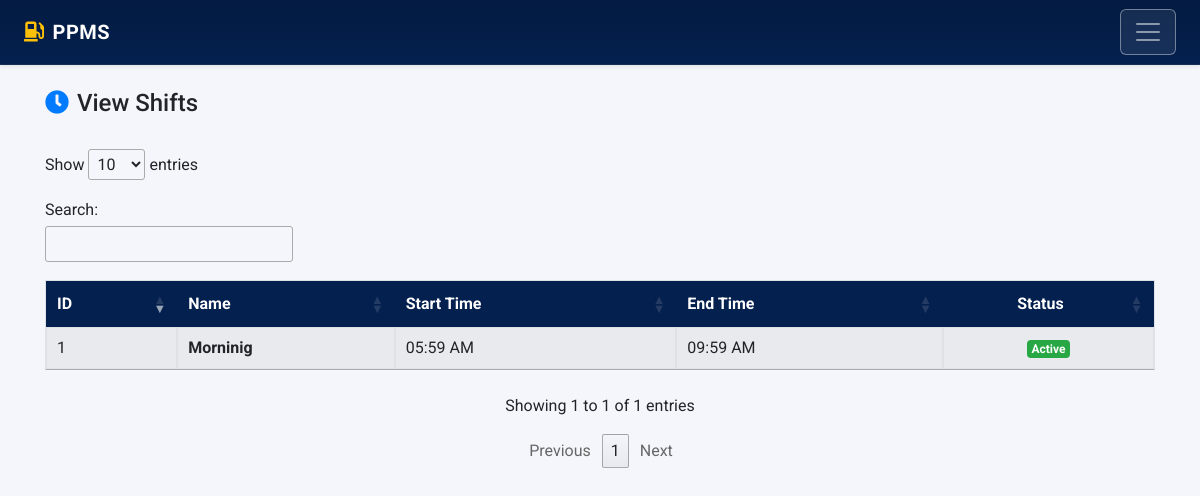
/shifts/shifts-list.php (signed in), run on the app's committed database.
### tables this page shows
CREATE TABLE `tbl_shifts` (
  `id` int(11) NOT NULL,
  `name` varchar(128) NOT NULL,
  `start_time` time NOT NULL,
  `end_time` time NOT NULL,
  `status` enum('Active','Inactive') NOT NULL DEFAULT 'Active',
  `deleted_at` datetime DEFAULT NULL
);

### include/permissions.php (called while the page is built, shortened)
<?php
require_once __DIR__ . '/config.php';
function has_permission($module_slug, $action) {
    global $connection;
    $user_id = intval($_SESSION['loggedInUser']);
    $user_res = mysqli_query($connection, "SELECT type, role_id FROM tbl_accounts WHERE id = '$user_id' LIMIT 1");
    if (!$user_res || !($user = mysqli_fetch_assoc($user_res))) {
        return false;
    }
    $role_id = intval($user['role_id'] ?? 0);
    $r_check = mysqli_query($connection, "SELECT name FROM tbl_roles WHERE id = '$role_id' LIMIT 1");
    if ($r_check && ($r_row = mysqli_fetch_assoc($r_check))) {
        if (strtolower(trim($r_row['name'])) === 'admin') {
            return true;
        }
    }
    $col_map = [
        'show'   => 'can_show',
        'view'   => 'can_show',
        'add'    => 'can_add',
        'create' => 'can_add',
        'edit'   => 'can_edit',
        'update' => 'can_edit',
        'delete' => 'can_delete'
    ];
    $col_name = $col_map[strtolower($action)] ?? 'can_show';
    $perm_res = mysqli_query($connection, "SELECT $col_name FROM tbl_role_permissions WHERE role_id = '$role_id' AND module_slug = '$module_slug' LIMIT 1");
    if ($perm_res && ($perm = mysqli_fetch_assoc($perm_res))) {
        return intval($perm[$col_name]) === 1;
    }
    if ($module_slug === 'credit_sales' || $module_slug === 'card_sales') {
        $fb_res = mysqli_query($connection, "SELECT $col_name FROM tbl_role_permissions WHERE role_id = '$role_id' AND module_slug = 'meter_readings' LIMIT 1");
        if ($fb_res && ($fb_perm = mysqli_fetch_assoc($fb_res))) {
            return intval($fb_perm[$col_name]) === 1;
        }
    }
    return false;
}
?>

### shifts/shifts-list.php (the view, shortened to what this page needs)
<?php
require '../include/config.php';
require '../include/permissions.php';
$canEdit   = has_permission('shifts', 'edit');
?>
<!DOCTYPE html>
<html lang="en">
  <head>
		<link rel="stylesheet" href="https://stackpath.bootstrapcdn.com/bootstrap/4.3.1/css/bootstrap.min.css">
		<link rel="stylesheet" href="https://cdnjs.cloudflare.com/ajax/libs/font-awesome/5.11.2/css/all.min.css" />
		<link rel="stylesheet" href="https://cdn.datatables.net/1.10.20/css/jquery.dataTables.min.css" />
		<link rel="stylesheet" href="../include/style.css?v=1.0.1" />
	</head>
	<body>
        <?php include('../include/navbar.php');?>
		<main class="main">
			<div class="container pt-4 pb-4">
				<div class="row mb-4 align-items-center">
					<div class="col-md-6">
						<h4><i class="fas fa-clock mr-2 text-primary"></i>View Shifts</h4>
					</div>
				</div>
				<table id="shiftsListTable" class="table table-striped table-bordered">
					<thead>
						<tr>
							<th>ID</th>
							<th>Name</th>
							<th>Start Time</th>
							<th>End Time</th>
							<th style="text-align: center;">Status</th>
						</tr>
					</thead>
					<tbody>
						<?php
						$sql = "SELECT * FROM tbl_shifts WHERE (deleted_at IS NULL OR deleted_at = '0000-00-00 00:00:00') ORDER BY id DESC";
						$result = mysqli_query($connection, $sql);
						if($result && mysqli_num_rows($result) > 0){
							while($row = mysqli_fetch_assoc($result)){
								$statusBadge = ($row['status'] == 'Active') ? 'badge-success' : 'badge-secondary';
                                $shiftNameDisplay = $canEdit
                                    ? '<a href="edit-shift.php?id='.$row['id'].'" class="font-weight-bold" style="color: var(--primary-color);">'.htmlspecialchars($row['name']).'</a>'
                                    : '<strong>'.htmlspecialchars($row['name']).'</strong>';
								echo'
									<tr>
										<td>'.$row['id'].'</td>
										<td>'.$shiftNameDisplay.'</td>
										<td>'.date("h:i A", strtotime($row['start_time'])).'</td>
										<td>'.date("h:i A", strtotime($row['end_time'])).'</td>
										<td class="text-center"><span class="badge '.$statusBadge.'">'.htmlspecialchars($row['status']).'</span></td>';
								echo '</tr>';
							}
						}
						?>
					</tbody>
				</table>
			</div>
		</main>
    </body>
</html>

### include/style.css (style rules this page uses)
:root { --primary-color: #04204e; --primary-hover: #07347a; --primary-light: #e6f0fa; --primary-gradient: linear-gradient(135deg, var(--primary-color) 0%, #07347a 100%); --gradient-header: linear-gradient(135deg, var(--primary-color) 0%, #094096 100%); --navy-glass: rgba(4, 32, 78, 0.96); }
body { font-family: 'Roboto', sans-serif; background-color: #f4f6fb; color: #212529; overflow-x: hidden; }
table thead th, .table thead th { background-color: #04204e !important; color: #ffffff !important; border-color: #04204e !important; vertical-align: middle !important; }

### shifts/shifts-list.php (style rules this page uses)
#shiftsListTable thead th { background-color: #04204e !important; background: var(--primary-color) !important; color: #fff !important; }

### data on the page
tbl_shifts: id "1", name "Morninig", start_time "05:59 AM", end_time "09:59 AM", status "Active"
